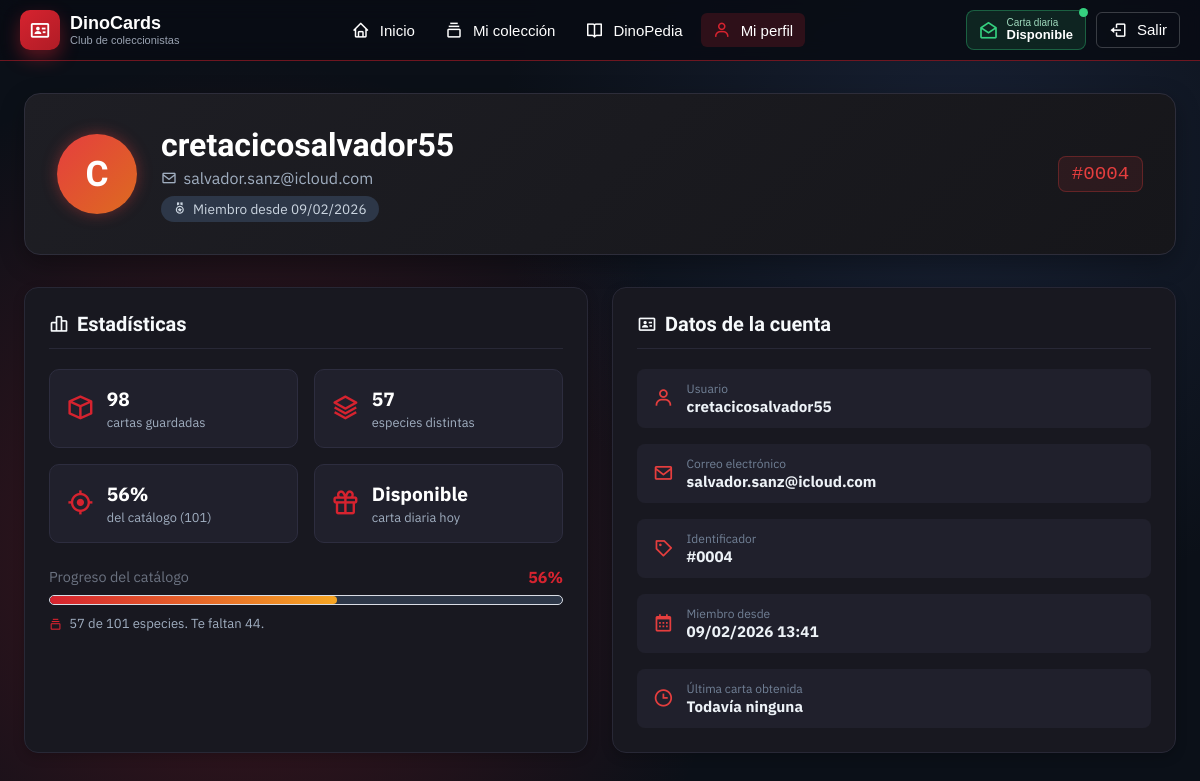
The app's page /perfil.php (signed in) with its own data.
### tables this page shows
CREATE TABLE `usuarios` (
  `id` int NOT NULL AUTO_INCREMENT,
  `username` varchar(64) DEFAULT NULL,
  `email` varchar(256) DEFAULT NULL,
  `password_hash` varchar(1024) DEFAULT NULL,
  `fecha_registro` datetime DEFAULT NULL,
  `ultima_obtencion` datetime DEFAULT NULL,
  `carta_prueba` datetime DEFAULT NULL,
  PRIMARY KEY (`id`),
  UNIQUE KEY `username` (`username`),
  UNIQUE KEY `email` (`email`)
);

### src/AccesoDatos.php (called while the page is built, shortened)
<?php
function escapar($texto)
{
    return htmlspecialchars($texto ?? "", ENT_QUOTES, "UTF-8");
}

### perfil.php (the view, shortened to what this page needs)
<?php
require_once __DIR__ . "/src/AccesoDatos.php";
$usuario_id = (int) $_SESSION["usuario_id"];
$consulta = $conexion->prepare(
    "SELECT * FROM usuarios WHERE id = ?"
);
$consulta->bind_param("i", $usuario_id);
$consulta->execute();
$usuario = $consulta->get_result()->fetch_assoc();
$inicial = strtoupper(
    mb_substr($usuario["username"] ?? "", 0, 1, "UTF-8")
);
$consulta = $conexion->prepare(
    "SELECT
        COUNT(*) AS total,
        COUNT(DISTINCT dinosaurio_id) AS especies
     FROM colecciones
     WHERE usuario_id = ?"
);
$consulta->bind_param("i", $usuario_id);
$consulta->execute();
$resumen = $consulta->get_result()->fetch_assoc();
$total_cartas = (int) ($resumen["total"] ?? 0);
$total_especies = (int) ($resumen["especies"] ?? 0);
$resultado = $conexion->query(
    "SELECT COUNT(*) AS total FROM dinosaurios"
);
$total_catalogo = (int) $resultado->fetch_assoc()["total"];
$porcentaje = $total_catalogo > 0
    ? min(100, (int) round(
        $total_especies / $total_catalogo * 100
    ))
    : 0;
$faltan = max(0, $total_catalogo - $total_especies);
if ($porcentaje >= 100) {
    $nivel = "completo";
} elseif ($porcentaje >= 70) {
    $nivel = "alto";
} elseif ($porcentaje >= 40) {
    $nivel = "medio";
} else {
    $nivel = "bajo";
}
$registro = $usuario["fecha_registro"] ?? null;
$ultima = $usuario["ultima_obtencion"] ?? null;
$ya_obtenida_hoy = (
    $ultima !== null
    && substr((string) $ultima, 0, 10) === date("Y-m-d")
);
?>
<!DOCTYPE html>
<html lang="es">
<head>
    <link href="https://unpkg.com/boxicons@2.1.4/css/boxicons.min.css" rel="stylesheet">
    <link rel="stylesheet" href="styles/comun.css?v=<?= @filemtime(__DIR__ . '/styles/comun.css') ?>">
    <link rel="stylesheet" href="styles/perfil.css?v=<?= @filemtime(__DIR__ . '/styles/perfil.css') ?>">
</head>
<body>
<?php require "menu.php"; ?>
<main class="panel panel-perfil">
    <header class="panel-hero">
        <div class="avatar-hero" aria-hidden="true">
            <?= escapar($inicial) ?>
        </div>
        <section class="panel-hero-texto">
            <h2><?= escapar($usuario["username"]) ?></h2>
            <p>
                <i class="bx bx-envelope" aria-hidden="true"></i>
                <?= escapar($usuario["email"]) ?>
            </p>
            <span class="etiqueta">
                <i class="bx bx-medal" aria-hidden="true"></i>
                Miembro desde
                <?= $registro !== null
                    ? date("d/m/Y", strtotime($registro))
                    : "—" ?>
            </span>
        </section>
        <p
            class="perfil-id"
            title="Tu identificador de coleccionista"
        >
            #<?= sprintf("%04d", $usuario_id) ?>
        </p>
    </header>
    <div class="perfil-grid">
        <section
            class="tarjeta perfil-stats"
            aria-labelledby="stats-titulo"
        >
            <h2 id="stats-titulo">
                <i class="bx bx-bar-chart-alt-2" aria-hidden="true"></i>
                Estadísticas
            </h2>
            <ul class="stats-grid">
                <li class="stat">
                    <i class="bx bx-cube" aria-hidden="true"></i>
                    <div>
                        <strong><?= $total_cartas ?></strong>
                        <small>cartas guardadas</small>
                    </div>
                </li>
                <li class="stat">
                    <i class="bx bx-layer" aria-hidden="true"></i>
                    <div>
                        <strong><?= $total_especies ?></strong>
                        <small>especies distintas</small>
                    </div>
                </li>
                <li class="stat">
                    <i class="bx bx-target-lock" aria-hidden="true"></i>
                    <div>
                        <strong><?= $porcentaje ?>%</strong>
                        <small>
                            del catálogo (<?= $total_catalogo ?>)
                        </small>
                    </div>
                </li>
                <li class="stat">
                    <i class="bx bx-gift" aria-hidden="true"></i>
                    <div>
                        <strong>
                            <?= $ya_obtenida_hoy
                                ? "Abierta"
                                : "Disponible" ?>
                        </strong>
                        <small>carta diaria hoy</small>
                    </div>
                </li>
            </ul>
            <div class="contenedor-barra">
                <p class="barra-progreso">
                    <span>Progreso del catálogo</span>
                    <b><?= $porcentaje ?>%</b>
                </p>
                <div
                    class="barra"
                    role="progressbar"
                    aria-valuenow="<?= $porcentaje ?>"
                    aria-valuemin="0"
                    aria-valuemax="100"
                    aria-label="Progreso del catálogo"
                >
                    <span
                        class="barra-relleno nivel-<?= escapar($nivel) ?>"
                        style="width: <?= $porcentaje ?>%;"
                    ></span>
                </div>
                <p class="barra-detalle">
                    <?php if ($porcentaje >= 100): ?>
                        <i class="bx bx-trophy" aria-hidden="true"></i>
                        ¡Colección completa!
                        Tienes las <?= $total_catalogo ?> especies.
                    <?php else: ?>
                        <i class="bx bx-collection" aria-hidden="true"></i>
                        <?= $total_especies ?> de
                        <?= $total_catalogo ?> especies.
                        Te faltan <?= $faltan ?>.
                    <?php endif; ?>
                </p>
            </div>
        </section>
        <section
            class="tarjeta perfil-datos"
            aria-labelledby="datos-titulo"
        >
            <h2 id="datos-titulo">
                <i class="bx bx-id-card" aria-hidden="true"></i>
                Datos de la cuenta
            </h2>
            <ul class="datos-lista">
                <li>
                    <i class="bx bx-user" aria-hidden="true"></i>
                    <p>
                        <small>Usuario</small>
                        <b><?= escapar($usuario["username"]) ?></b>
                    </p>
                </li>
                <li>
                    <i class="bx bx-envelope" aria-hidden="true"></i>
                    <p>
                        <small>Correo electrónico</small>
                        <b><?= escapar($usuario["email"]) ?></b>
                    </p>
                </li>
                <li>
                    <i class="bx bx-purchase-tag" aria-hidden="true"></i>
                    <p>
                        <small>Identificador</small>
                        <b>#<?= sprintf("%04d", $usuario_id) ?></b>
                    </p>
                </li>
                <li>
                    <i class="bx bx-calendar" aria-hidden="true"></i>
                    <p>
                        <small>Miembro desde</small>
                        <b>
                            <?= $registro !== null
                                ? date("d/m/Y H:i", strtotime($registro))
                                : "—" ?>
                        </b>
                    </p>
                </li>
                <li>
                    <i class="bx bx-time" aria-hidden="true"></i>
                    <p>
                        <small>Última carta obtenida</small>
                        <b>
                            <?= $ultima !== null
                                ? date("d/m/Y H:i", strtotime($ultima))
                                : "Todavía ninguna" ?>
                        </b>
                    </p>
                </li>
            </ul>
        </section>
    </div>
</main>
</body>
</html>

### styles/comun.css (style rules this page uses)
* { box-sizing: border-box; }
:root { --rojo: #d6232f; --rojo-osc: #b01c26; --fondo: #0b1018; --texto: #111827; --gris: #6b7280; --borde: #d9dde5; }
body { margin: 0; font-family: Arial, Helvetica, sans-serif; min-height: 100vh; color: #ffffff; background: radial-gradient(circle at 20% 70%, rgba(214, 35, 47, .25), transparent 45%), radial-gradient(circle at 80% 20%, rgba(60, 80, 130, .25), transparent 40%), var(--fondo); }
main { max-width: 1000px; margin: 20px auto; padding: 0 15px; }
.tarjeta { background-color: #181820; border: 1px solid #282836; border-radius: 14px; padding: 1.5rem; box-shadow: 0 4px 12px rgba(0, 0, 0, 0.2); margin-bottom: 20px; }
.contenedor-barra { margin-top: 1rem; }
.barra-progreso { display: flex; justify-content: space-between; font-size: 0.9rem; margin-bottom: 0.5rem; color: var(--gris); }
.barra-progreso b { color: var(--rojo); font-size: 1rem; }
.barra { width: 100%; height: 10px; background: #2d3748; border-radius: 10px; overflow: hidden; display: block; border: 1px solid var(--borde); }
.barra-relleno { display: block; height: 100%; width: 0; background: linear-gradient(90deg, var(--rojo-osc), var(--rojo), #ff5b4d); border-radius: 10px; transition: width 0.4s ease; }
.barra-relleno.nivel-medio { background: linear-gradient(90deg, var(--rojo), #f6a623); }
.barra-detalle { margin: 0.6rem 0 0; font-size: 0.82rem; color: #a0aec0; }
.barra-detalle i { color: var(--rojo); margin-right: 4px; vertical-align: middle; }
h1, h2, h3 { color: var(--rojo-osc); }

### styles/perfil.css (style rules this page uses)
.panel { max-width: 1200px; margin: 2rem auto; padding: 0 1.5rem; }
.panel-perfil { font-family: 'IBM Plex Sans', sans-serif; color: #e2e8f0; }
.panel-hero { display: flex; align-items: center; gap: 1.5rem; background: linear-gradient(135deg, #1e1e24 0%, #16161a 100%); border: 1px solid #2d2d3a; border-radius: 16px; padding: 2rem; margin-bottom: 2rem; position: relative; box-shadow: 0 8px 24px rgba(0, 0, 0, 0.3); }
.avatar-hero { width: 80px; height: 80px; background: linear-gradient(135deg, #e53e3e, #dd6b20); border-radius: 50%; display: flex; align-items: center; justify-content: center; font-size: 2.2rem; font-weight: 800; color: #fff; font-family: 'Bricolage Grotesque', sans-serif; box-shadow: 0 0 15px rgba(229, 62, 62, 0.4); }
.panel-hero-texto h2 { font-family: 'Bricolage Grotesque', sans-serif; font-size: 2rem; margin: 0 0 0.25rem 0; color: #ffffff; }
.panel-hero-texto p { margin: 0 0 0.5rem 0; color: #a0aec0; display: flex; align-items: center; gap: 0.4rem; }
.etiqueta { display: inline-flex; align-items: center; gap: 0.4rem; background: #2d3748; color: #cbd5e0; padding: 0.25rem 0.75rem; border-radius: 20px; font-size: 0.85rem; }
.perfil-id { margin-left: auto; font-family: monospace; font-size: 1.2rem; color: #e53e3e; background: rgba(229, 62, 62, 0.1); padding: 0.4rem 0.8rem; border-radius: 8px; border: 1px solid rgba(229, 62, 62, 0.3); }
.perfil-grid { display: grid; grid-template-columns: repeat(auto-fit, minmax(320px, 1fr)); gap: 1.5rem; }
.tarjeta h2 { font-family: 'Bricolage Grotesque', sans-serif; font-size: 1.25rem; margin-top: 0; margin-bottom: 1.25rem; display: flex; align-items: center; gap: 0.5rem; color: #f7fafc; border-bottom: 1px solid #282836; padding-bottom: 0.75rem; }
.stats-grid { list-style: none; padding: 0; margin: 0 0 1.5rem 0; display: grid; grid-template-columns: 1fr 1fr; gap: 1rem; }
.stat { background: #20202c; padding: 1rem; border-radius: 10px; display: flex; align-items: center; gap: 0.75rem; border: 1px solid #2d2d3f; }
.stat i { font-size: 1.8rem; color: var(--rojo); }
.stat strong { display: block; font-size: 1.2rem; color: #ffffff; }
.stat small { color: #a0aec0; font-size: 0.8rem; }
.datos-lista { list-style: none; padding: 0; margin: 0; display: flex; flex-direction: column; gap: 1rem; }
.datos-lista li { display: flex; align-items: center; gap: 0.8rem; background: #20202c; padding: 0.75rem 1rem; border-radius: 8px; }
.datos-lista i { font-size: 1.3rem; color: #e53e3e; }
.datos-lista p { margin: 0; display: flex; flex-direction: column; }
.datos-lista small { color: #718096; font-size: 0.75rem; }
.datos-lista b { color: #edf2f7; font-size: 0.95rem; }

### records on screen
usuarios: username "C", username "cretacicosalvador55", email "salvador.sanz@icloud.com", fecha_registro "09/02/2026", fecha_registro "09/02/2026 13:41"

### other values on screen
escapar($texto) "Inicio"
escapar($texto) "Mi colección"
escapar($texto) "DinoPedia"
escapar($texto) "Mi perfil"
$usuario_id "0004"
$total_cartas "98"
$total_especies "57"
$porcentaje "56"
$total_catalogo "101"
$faltan "44"
